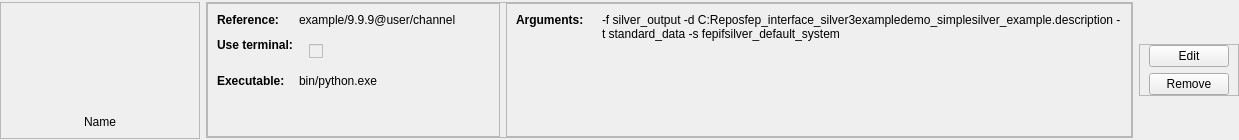
<?xml version="1.0" encoding="UTF-8"?>
<ui version="4.0">
 <class>Form</class>
 <widget class="QWidget" name="Form">
  <property name="geometry">
   <rect>
    <x>0</x>
    <y>0</y>
    <width>1239</width>
    <height>140</height>
   </rect>
  </property>
  <property name="sizePolicy">
   <sizepolicy hsizetype="MinimumExpanding" vsizetype="Fixed">
    <horstretch>0</horstretch>
    <verstretch>0</verstretch>
   </sizepolicy>
  </property>
  <property name="minimumSize">
   <size>
    <width>0</width>
    <height>140</height>
   </size>
  </property>
  <property name="windowTitle">
   <string>Form</string>
  </property>
  <layout class="QHBoxLayout" name="horizontalLayout_3">
   <property name="leftMargin">
    <number>0</number>
   </property>
   <property name="topMargin">
    <number>2</number>
   </property>
   <property name="rightMargin">
    <number>0</number>
   </property>
   <property name="bottomMargin">
    <number>2</number>
   </property>
   <item>
    <widget class="QFrame" name="left_frame">
     <property name="minimumSize">
      <size>
       <width>0</width>
       <height>0</height>
      </size>
     </property>
     <property name="frameShape">
      <enum>QFrame::StyledPanel</enum>
     </property>
     <property name="frameShadow">
      <enum>QFrame::Raised</enum>
     </property>
     <layout class="QVBoxLayout" name="verticalLayout_2">
      <property name="sizeConstraint">
       <enum>QLayout::SetMinAndMaxSize</enum>
      </property>
      <property name="topMargin">
       <number>6</number>
      </property>
      <item>
       <widget class="ClickableIcon" name="app_button">
        <property name="sizePolicy">
         <sizepolicy hsizetype="Fixed" vsizetype="Fixed">
          <horstretch>0</horstretch>
          <verstretch>0</verstretch>
         </sizepolicy>
        </property>
        <property name="minimumSize">
         <size>
          <width>180</width>
          <height>100</height>
         </size>
        </property>
        <property name="maximumSize">
         <size>
          <width>180</width>
          <height>100</height>
         </size>
        </property>
        <property name="text">
         <string/>
        </property>
       </widget>
      </item>
      <item>
       <widget class="QLabel" name="app_name">
        <property name="sizePolicy">
         <sizepolicy hsizetype="Fixed" vsizetype="Preferred">
          <horstretch>0</horstretch>
          <verstretch>0</verstretch>
         </sizepolicy>
        </property>
        <property name="minimumSize">
         <size>
          <width>0</width>
          <height>0</height>
         </size>
        </property>
        <property name="maximumSize">
         <size>
          <width>180</width>
          <height>16777215</height>
         </size>
        </property>
        <property name="text">
         <string>Name</string>
        </property>
        <property name="alignment">
         <set>Qt::AlignCenter</set>
        </property>
        <property name="wordWrap">
         <bool>true</bool>
        </property>
       </widget>
      </item>
     </layout>
    </widget>
   </item>
   <item>
    <widget class="QFrame" name="central_frame">
     <property name="sizePolicy">
      <sizepolicy hsizetype="MinimumExpanding" vsizetype="Preferred">
       <horstretch>0</horstretch>
       <verstretch>0</verstretch>
      </sizepolicy>
     </property>
     <property name="minimumSize">
      <size>
       <width>500</width>
       <height>0</height>
      </size>
     </property>
     <property name="frameShape">
      <enum>QFrame::StyledPanel</enum>
     </property>
     <property name="frameShadow">
      <enum>QFrame::Raised</enum>
     </property>
     <layout class="QHBoxLayout" name="horizontalLayout_2" stretch="0,1">
      <property name="leftMargin">
       <number>0</number>
      </property>
      <property name="topMargin">
       <number>0</number>
      </property>
      <property name="rightMargin">
       <number>0</number>
      </property>
      <property name="bottomMargin">
       <number>0</number>
      </property>
      <item>
       <widget class="QFrame" name="frame">
        <property name="frameShape">
         <enum>QFrame::StyledPanel</enum>
        </property>
        <property name="frameShadow">
         <enum>QFrame::Raised</enum>
        </property>
        <layout class="QFormLayout" name="formLayout">
         <property name="rightMargin">
          <number>0</number>
         </property>
         <item row="2" column="1">
          <widget class="AnimatedToggle" name="open_shell_checkbox">
           <property name="enabled">
            <bool>false</bool>
           </property>
           <property name="sizePolicy">
            <sizepolicy hsizetype="Fixed" vsizetype="Fixed">
             <horstretch>0</horstretch>
             <verstretch>0</verstretch>
            </sizepolicy>
           </property>
           <property name="maximumSize">
            <size>
             <width>16777215</width>
             <height>35</height>
            </size>
           </property>
           <property name="styleSheet">
            <string notr="true">margin-top:50%; margin-bottom:50%;margin-left: 10%;</string>
           </property>
           <property name="text">
            <string/>
           </property>
          </widget>
         </item>
         <item row="2" column="0">
          <widget class="QLabel" name="label">
           <property name="sizePolicy">
            <sizepolicy hsizetype="MinimumExpanding" vsizetype="Preferred">
             <horstretch>0</horstretch>
             <verstretch>0</verstretch>
            </sizepolicy>
           </property>
           <property name="text">
            <string>&lt;html&gt;&lt;head/&gt;&lt;body&gt;&lt;p&gt;&lt;span style=&quot; font-weight:700;&quot;&gt;Use terminal:&lt;/span&gt;&lt;/p&gt;&lt;/body&gt;&lt;/html&gt;</string>
           </property>
          </widget>
         </item>
         <item row="3" column="0">
          <widget class="QLabel" name="label_2">
           <property name="text">
            <string>&lt;html&gt;&lt;head/&gt;&lt;body&gt;&lt;p&gt;&lt;span style=&quot; font-weight:700;&quot;&gt;Executable:&lt;/span&gt;&lt;/p&gt;&lt;/body&gt;&lt;/html&gt;</string>
           </property>
          </widget>
         </item>
         <item row="3" column="1">
          <widget class="QLabel" name="label_3">
           <property name="text">
            <string>bin/python.exe</string>
           </property>
          </widget>
         </item>
         <item row="1" column="0">
          <widget class="QLabel" name="label_4">
           <property name="text">
            <string>&lt;html&gt;&lt;head/&gt;&lt;body&gt;&lt;p&gt;&lt;span style=&quot; font-weight:700;&quot;&gt;Reference:&lt;/span&gt;&lt;/p&gt;&lt;/body&gt;&lt;/html&gt;</string>
           </property>
          </widget>
         </item>
         <item row="1" column="1">
          <widget class="QLabel" name="conan_ref_label">
           <property name="sizePolicy">
            <sizepolicy hsizetype="Preferred" vsizetype="Preferred">
             <horstretch>0</horstretch>
             <verstretch>0</verstretch>
            </sizepolicy>
           </property>
           <property name="minimumSize">
            <size>
             <width>200</width>
             <height>0</height>
            </size>
           </property>
           <property name="maximumSize">
            <size>
             <width>16777215</width>
             <height>16777215</height>
            </size>
           </property>
           <property name="text">
            <string>example/9.9.9@user/channel</string>
           </property>
          </widget>
         </item>
        </layout>
       </widget>
      </item>
      <item>
       <widget class="QFrame" name="frame_2">
        <property name="sizePolicy">
         <sizepolicy hsizetype="MinimumExpanding" vsizetype="Preferred">
          <horstretch>0</horstretch>
          <verstretch>0</verstretch>
         </sizepolicy>
        </property>
        <property name="frameShape">
         <enum>QFrame::StyledPanel</enum>
        </property>
        <property name="frameShadow">
         <enum>QFrame::Raised</enum>
        </property>
        <layout class="QFormLayout" name="formLayout_2">
         <property name="sizeConstraint">
          <enum>QLayout::SetMinAndMaxSize</enum>
         </property>
         <property name="fieldGrowthPolicy">
          <enum>QFormLayout::ExpandingFieldsGrow</enum>
         </property>
         <item row="0" column="0">
          <widget class="QLabel" name="arguments_label">
           <property name="sizePolicy">
            <sizepolicy hsizetype="Fixed" vsizetype="Preferred">
             <horstretch>0</horstretch>
             <verstretch>0</verstretch>
            </sizepolicy>
           </property>
           <property name="minimumSize">
            <size>
             <width>80</width>
             <height>0</height>
            </size>
           </property>
           <property name="text">
            <string>&lt;html&gt;&lt;head/&gt;&lt;body&gt;&lt;p&gt;&lt;span style=&quot; font-weight:700;&quot;&gt;Arguments:&lt;/span&gt;&lt;/p&gt;&lt;/body&gt;&lt;/html&gt;</string>
           </property>
           <property name="alignment">
            <set>Qt::AlignLeading|Qt::AlignLeft|Qt::AlignTop</set>
           </property>
          </widget>
         </item>
         <item row="0" column="1">
          <widget class="QLabel" name="arguments_value_label">
           <property name="sizePolicy">
            <sizepolicy hsizetype="MinimumExpanding" vsizetype="Preferred">
             <horstretch>0</horstretch>
             <verstretch>0</verstretch>
            </sizepolicy>
           </property>
           <property name="minimumSize">
            <size>
             <width>160</width>
             <height>0</height>
            </size>
           </property>
           <property name="maximumSize">
            <size>
             <width>16777215</width>
             <height>16777215</height>
            </size>
           </property>
           <property name="text">
            <string>-f silver_output -d C:Reposfep_interface_silver3exampledemo_simplesilver_example.description -t standard_data -s fepifsilver_default_system</string>
           </property>
           <property name="scaledContents">
            <bool>false</bool>
           </property>
           <property name="alignment">
            <set>Qt::AlignLeading|Qt::AlignLeft|Qt::AlignTop</set>
           </property>
           <property name="wordWrap">
            <bool>true</bool>
           </property>
          </widget>
         </item>
        </layout>
       </widget>
      </item>
     </layout>
    </widget>
   </item>
   <item>
    <widget class="QFrame" name="right_frame">
     <property name="minimumSize">
      <size>
       <width>100</width>
       <height>0</height>
      </size>
     </property>
     <property name="frameShape">
      <enum>QFrame::StyledPanel</enum>
     </property>
     <property name="frameShadow">
      <enum>QFrame::Raised</enum>
     </property>
     <layout class="QVBoxLayout" name="verticalLayout">
      <property name="sizeConstraint">
       <enum>QLayout::SetFixedSize</enum>
      </property>
      <property name="topMargin">
       <number>0</number>
      </property>
      <property name="bottomMargin">
       <number>0</number>
      </property>
      <item>
       <widget class="QPushButton" name="edit_button">
        <property name="sizePolicy">
         <sizepolicy hsizetype="Preferred" vsizetype="Fixed">
          <horstretch>0</horstretch>
          <verstretch>0</verstretch>
         </sizepolicy>
        </property>
        <property name="minimumSize">
         <size>
          <width>80</width>
          <height>0</height>
         </size>
        </property>
        <property name="text">
         <string>Edit</string>
        </property>
       </widget>
      </item>
      <item>
       <widget class="QPushButton" name="remove_button">
        <property name="sizePolicy">
         <sizepolicy hsizetype="Fixed" vsizetype="Fixed">
          <horstretch>0</horstretch>
          <verstretch>0</verstretch>
         </sizepolicy>
        </property>
        <property name="minimumSize">
         <size>
          <width>80</width>
          <height>0</height>
         </size>
        </property>
        <property name="text">
         <string>Remove</string>
        </property>
       </widget>
      </item>
     </layout>
    </widget>
   </item>
  </layout>
 </widget>
 <customwidgets>
  <customwidget>
   <class>ClickableIcon</class>
   <extends>QLabel</extends>
   <header>conan_app_launcher.ui.widgets.h</header>
  </customwidget>
  <customwidget>
   <class>AnimatedToggle</class>
   <extends>QCheckBox</extends>
   <header>conan_app_launcher.ui.widgets.h</header>
  </customwidget>
 </customwidgets>
 <resources/>
 <connections/>
</ui>
